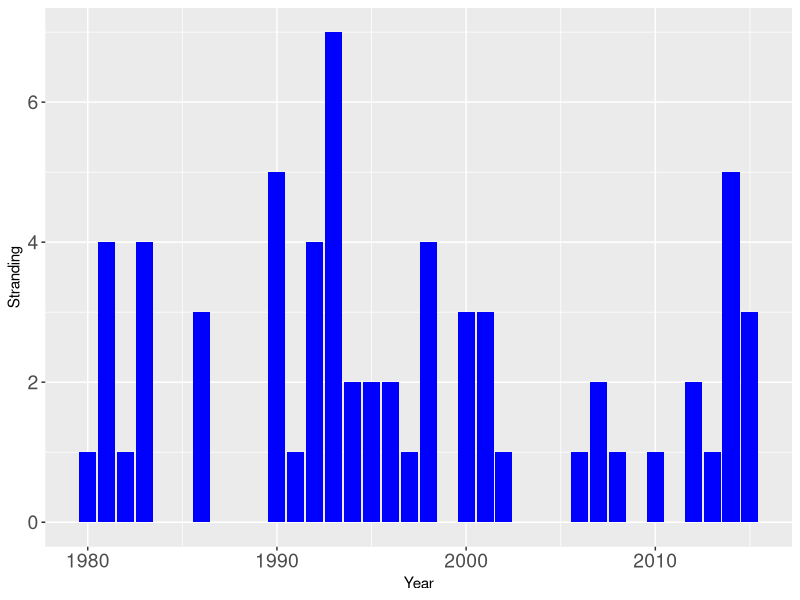

Source code (R):


library(ggplot2)

# data
yrs <- 1980:2015
stranding <- c(1,4,1,4,0,0,3,0,0,0,
               5,1,4,7,2,2,2,1,4,0,
               3,3,1,0,0,0,1,2,1,0,
               1,0,2,1,5,3)

df1 <- data.frame(year = yrs, stranding = stranding)
p1 <- ggplot(data = df1, aes(x = year, y = stranding)) + 
  geom_bar(stat = "identity", fill = "blue") + 
  xlab("Year") + ylab("Stranding") + 
  theme(axis.text = element_text(size = 14))

p1
